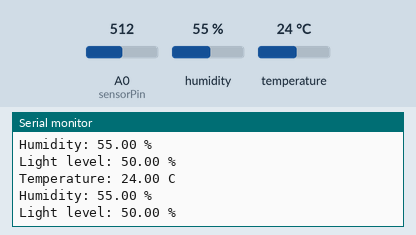
This sketch was run on a simulated Arduino Uno, built with avr-gcc and run on an emulated ATmega328P. Parts: the last lines printed to the serial monitor. The test bench sets the inputs (shaded band); at power-on: humidity 55 %, A0 (sensorPin) = 512, temperature 24 °C.

Above: at 3.8 s.
3.9 s: humidity set to 22 %
At 7.4 s:
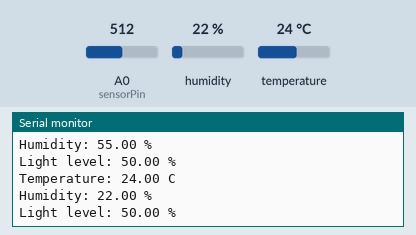
7.8 s: A0 (sensorPin) set to 716
At 9.5 s:
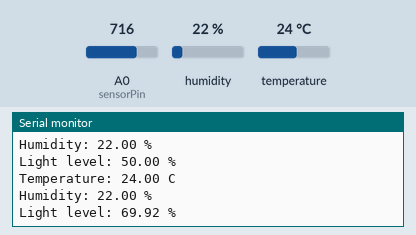
11.7 s: temperature set to 12 °C
At 12.7 s:
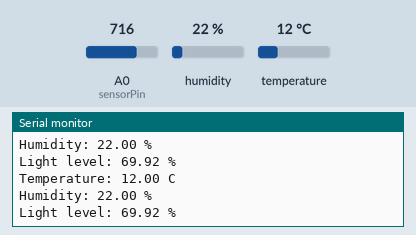
15.6 s: A0 (sensorPin) set to 900
At 19.1 s:
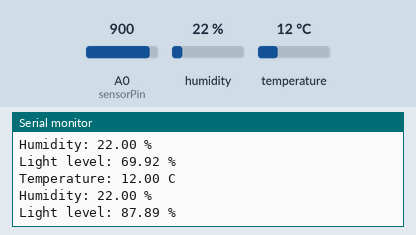
19.5 s: humidity set to 40 %
At 22.3 s:
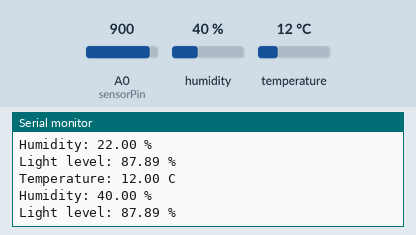
Timing chart, 0 to 23.8 s (numbered marks = the images above; inputs shaded):
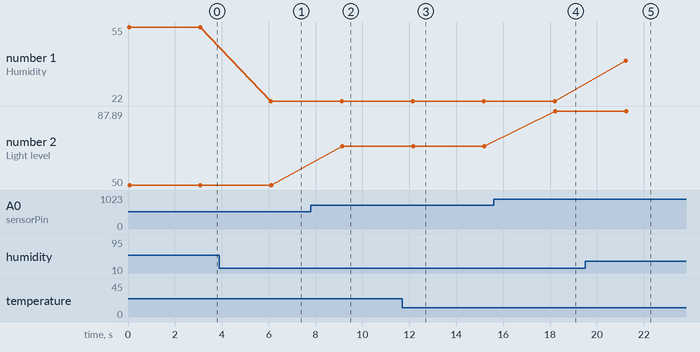

Measured:
- after the input at 3.9 s, the serial monitor: prints a new line after 2.2 s (image 1)
- after the input at 7.8 s, the serial monitor: prints a new line after 1.3 s (image 2)
- after the input at 11.7 s, the serial monitor: prints a new line after 0.42 s (image 3)
- after the input at 15.6 s, the serial monitor: prints a new line after 2.6 s (image 4)
- after the input at 19.5 s, the serial monitor: prints a new line after 1.7 s (image 5)
- plotted number 1: 55 → 22 after the input at 3.9 s, 22 → 40 after the input at 19.5 s
- plotted number 2: 50 → 69.92 after the input at 7.8 s, 69.92 → 87.89 after the input at 15.6 s

The sketch:

SensorTest.ino
```cpp
/* Project: Sensing Temperature & Humidity by DHT11 sensor and sense light intensity by photocell.
 Components needed:
 Photocell (https://www.sparkfun.com/products/9088)
 10K Ohm resistor (https://www.sparkfun.com/products/8374)
 DHT11 sensor (https://www.adafruit.com/products/386)
Install the Adafruit DHT library that you can find inside the Arduino board manager.
Assemble the project:
1. Place the resistor in series with the photocell on the breadboard, next to the MKR1000 board.
2. Connect the other end of the resistor to GND on the MKR1000 board, and the other end of the
   photocell to the VCC pin of the Arduino board.
3. Connect the middle pin between the resistor and the photocell to analog pin A0 of the MKR1000.
4. Connect the DHT11 sensor - connect the first pin of the sensor to VCC, the second pin to pin ~D5
   of the Arduino board, and then the last pin of the sensor to GND.
*/
#include "DHT.h"

// Pins
int sensorPin = A0;
#define DHTPIN 5
#define DHTTYPE DHT11

// Initialize DHT sensor
DHT dht(DHTPIN, DHTTYPE, 15);

void setup() {

  // Serial port init
  Serial.begin(9600);

  // Init DHT
  dht.begin();

}

void loop() {

  // Reading temperature and humidity
  float humidity = dht.readHumidity();
  // Read temperature as Celsius
  float temperature = dht.readTemperature();

  // Display
  Serial.print("Temperature: ");
  Serial.print(temperature);
  Serial.println(" C");

  Serial.print("Humidity: ");
  Serial.print(humidity);
  Serial.println(" %");

  // Reading from analog photocell sensor
  int sensorValue = analogRead(sensorPin);
  float lightLevel = (sensorValue/1024.00)*100;  //scale to 10-bit resolution

  // Display
  Serial.print("Light level: ");
  Serial.print(lightLevel);
  Serial.println(" %");
  Serial.println();

  // Wait
  delay(3000);

}
```
